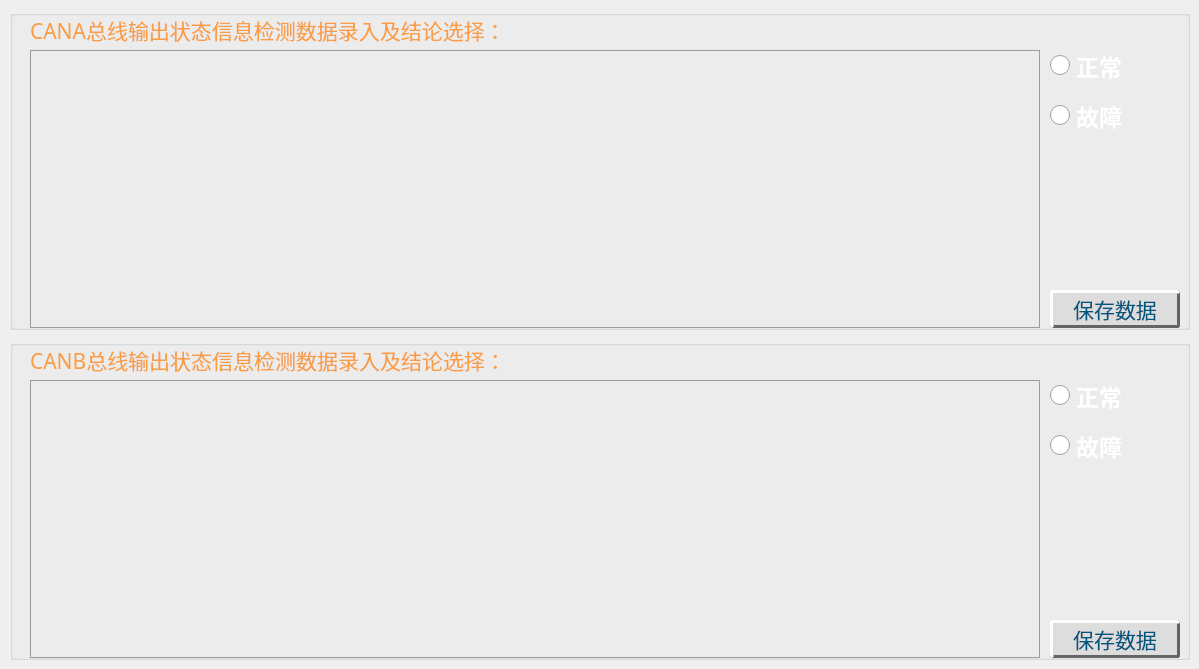
          <widget class="QWidget" name="pa_5">
           <widget class="QGroupBox" name="groupBox_13">
            <property name="geometry">
             <rect>
              <x>10</x>
              <y>340</y>
              <width>1180</width>
              <height>320</height>
             </rect>
            </property>
            <property name="styleSheet">
             <string notr="true"/>
            </property>
            <property name="title">
             <string/>
            </property>
            <widget class="QLabel" name="lab_12">
             <property name="geometry">
              <rect>
               <x>20</x>
               <y>5</y>
               <width>1010</width>
               <height>30</height>
              </rect>
             </property>
             <property name="minimumSize">
              <size>
               <width>0</width>
               <height>0</height>
              </size>
             </property>
             <property name="maximumSize">
              <size>
               <width>9999999</width>
               <height>16777215</height>
              </size>
             </property>
             <property name="font">
              <font>
               <family>华光标题宋_CNKI</family>
               <pointsize>16</pointsize>
               <weight>50</weight>
               <bold>false</bold>
              </font>
             </property>
             <property name="styleSheet">
              <string notr="true">color: rgb(250, 156, 68);</string>
             </property>
             <property name="text">
              <string>CANB总线输出状态信息检测数据录入及结论选择：</string>
             </property>
             <property name="alignment">
              <set>Qt::AlignLeading|Qt::AlignLeft|Qt::AlignVCenter</set>
             </property>
            </widget>
            <widget class="QTextEdit" name="text_12">
             <property name="enabled">
              <bool>true</bool>
             </property>
             <property name="geometry">
              <rect>
               <x>20</x>
               <y>40</y>
               <width>1010</width>
               <height>278</height>
              </rect>
             </property>
             <property name="font">
              <font>
               <family>微软雅黑</family>
               <pointsize>10</pointsize>
               <weight>75</weight>
               <bold>true</bold>
              </font>
             </property>
             <property name="focusPolicy">
              <enum>Qt::StrongFocus</enum>
             </property>
             <property name="styleSheet">
              <string notr="true">border-color: rgb(154, 154, 154);
background-color: rgba(255, 255, 255,0);
color: rgb(255, 255, 255);
border-style:solid;
border-width:1px;</string>
             </property>
             <property name="html">
              <string>&lt;!DOCTYPE HTML PUBLIC &quot;-//W3C//DTD HTML 4.0//EN&quot; &quot;http://www.w3.org/TR/REC-html40/strict.dtd&quot;&gt;
&lt;html&gt;&lt;head&gt;&lt;meta name=&quot;qrichtext&quot; content=&quot;1&quot; /&gt;&lt;style type=&quot;text/css&quot;&gt;
p, li { white-space: pre-wrap; }
&lt;/style&gt;&lt;/head&gt;&lt;body style=&quot; font-family:'微软雅黑'; font-size:10pt; font-weight:600; font-style:normal;&quot;&gt;
&lt;p style=&quot;-qt-paragraph-type:empty; margin-top:12px; margin-bottom:12px; margin-left:0px; margin-right:0px; -qt-block-indent:0; text-indent:0px; font-family:'新宋体'; font-size:14pt; font-weight:400;&quot;&gt;&lt;br /&gt;&lt;/p&gt;&lt;/body&gt;&lt;/html&gt;</string>
             </property>
            </widget>
            <widget class="QRadioButton" name="rad_23">
             <property name="geometry">
              <rect>
               <x>1040</x>
               <y>40</y>
               <width>182</width>
               <height>31</height>
              </rect>
             </property>
             <property name="font">
              <font>
               <family>黑体</family>
               <pointsize>17</pointsize>
               <weight>75</weight>
               <bold>true</bold>
              </font>
             </property>
             <property name="cursor">
              <cursorShape>PointingHandCursor</cursorShape>
             </property>
             <property name="styleSheet">
              <string notr="true">QRadioButton::indicator {
    width: 20px;
    height: 20px;
}
 
QRadioButton::indicator::unchecked {
image: url(:/res/account/unchecked.png);
}
 
QRadioButton::indicator:unchecked:hover {
image: url(:/res/account/unchecked.png);
}
 
QRadioButton::indicator:unchecked:pressed {
image: url(:/res/account/unchecked.png);
}
 
QRadioButton::indicator::checked {
image: url(:/res/account/checked.png);
}
 
QRadioButton::indicator:checked:hover {
image: url(:/res/account/checked.png);
}
 
QRadioButton::indicator:checked:pressed {
image: url(:/res/account/checked.png);
}
QRadioButton {
color: rgb(255, 255, 255);
}</string>
             </property>
             <property name="text">
              <string>正常</string>
             </property>
             <property name="iconSize">
              <size>
               <width>30</width>
               <height>16</height>
              </size>
             </property>
            </widget>
            <widget class="QRadioButton" name="rad_24">
             <property name="geometry">
              <rect>
               <x>1040</x>
               <y>90</y>
               <width>182</width>
               <height>31</height>
              </rect>
             </property>
             <property name="font">
              <font>
               <family>黑体</family>
               <pointsize>17</pointsize>
               <weight>75</weight>
               <bold>true</bold>
              </font>
             </property>
             <property name="cursor">
              <cursorShape>PointingHandCursor</cursorShape>
             </property>
             <property name="styleSheet">
              <string notr="true">QRadioButton::indicator {
    width: 20px;
    height: 20px;
}
 
QRadioButton::indicator::unchecked {
image: url(:/res/account/unchecked.png);
}
 
QRadioButton::indicator:unchecked:hover {
image: url(:/res/account/unchecked.png);
}
 
QRadioButton::indicator:unchecked:pressed {
image: url(:/res/account/unchecked.png);
}
 
QRadioButton::indicator::checked {
image: url(:/res/account/checked.png);
}
 
QRadioButton::indicator:checked:hover {
image: url(:/res/account/checked.png);
}
 
QRadioButton::indicator:checked:pressed {
image: url(:/res/account/checked.png);
}
QRadioButton {
color: rgb(255, 255, 255);
}
QRadioButton:checked {
color: rgb(255, 96, 48);
}</string>
             </property>
             <property name="text">
              <string>故障</string>
             </property>
             <property name="iconSize">
              <size>
               <width>30</width>
               <height>16</height>
              </size>
             </property>
            </widget>
            <widget class="QPushButton" name="btn_19">
             <property name="geometry">
              <rect>
               <x>1040</x>
               <y>280</y>
               <width>130</width>
               <height>38</height>
              </rect>
             </property>
             <property name="minimumSize">
              <size>
               <width>0</width>
               <height>0</height>
              </size>
             </property>
             <property name="maximumSize">
              <size>
               <width>300</width>
               <height>50</height>
              </size>
             </property>
             <property name="font">
              <font>
               <family>华光大标宋_CNKI</family>
               <pointsize>16</pointsize>
               <weight>50</weight>
               <bold>false</bold>
              </font>
             </property>
             <property name="styleSheet">
              <string notr="true">QPushButton{
color: rgb(0, 85, 127);
background:#DDDDDD; 
border-right:3px solid #646464; 
border-bottom:3px solid #646464;
border-left:3px solid #FFFFFF;
border-top:3px solid #FFFFFF; 
border-radius:3px;
}                

QPushButton:pressed{
background:#DDDDDD; 
border-right:2px solid #FFFFFF; 
border-bottom:2px solid #FFFFFF;
border-left:2px solid #646464;
border-top:2px solid #646464; 
border-radius:2px;
}

QPushButton:checked {
background:#bbbbbb; 
border-right:4px solid #FFFFFF; 
border-bottom:4px solid #FFFFFF;
border-left:4px solid #646464;
border-top:4px solid #646464; 
border-radius:4px;
}</string>
             </property>
             <property name="text">
              <string>保存数据</string>
             </property>
            </widget>
           </widget>
           <widget class="QGroupBox" name="groupBox_14">
            <property name="geometry">
             <rect>
              <x>10</x>
              <y>10</y>
              <width>1180</width>
              <height>320</height>
             </rect>
            </property>
            <property name="styleSheet">
             <string notr="true"/>
            </property>
            <property name="title">
             <string/>
            </property>
            <widget class="QLabel" name="lab_11">
             <property name="geometry">
              <rect>
               <x>20</x>
               <y>5</y>
               <width>1010</width>
               <height>30</height>
              </rect>
             </property>
             <property name="minimumSize">
              <size>
               <width>0</width>
               <height>0</height>
              </size>
             </property>
             <property name="maximumSize">
              <size>
               <width>9999999</width>
               <height>16777215</height>
              </size>
             </property>
             <property name="font">
              <font>
               <family>华光标题宋_CNKI</family>
               <pointsize>16</pointsize>
               <weight>50</weight>
               <bold>false</bold>
              </font>
             </property>
             <property name="styleSheet">
              <string notr="true">color: rgb(250, 156, 68);</string>
             </property>
             <property name="text">
              <string>CANA总线输出状态信息检测数据录入及结论选择：</string>
             </property>
             <property name="alignment">
              <set>Qt::AlignLeading|Qt::AlignLeft|Qt::AlignVCenter</set>
             </property>
            </widget>
            <widget class="QTextEdit" name="text_11">
             <property name="enabled">
              <bool>true</bool>
             </property>
             <property name="geometry">
              <rect>
               <x>20</x>
               <y>40</y>
               <width>1010</width>
               <height>278</height>
              </rect>
             </property>
             <property name="font">
              <font>
               <family>微软雅黑</family>
               <pointsize>10</pointsize>
               <weight>75</weight>
               <bold>true</bold>
              </font>
             </property>
             <property name="focusPolicy">
              <enum>Qt::StrongFocus</enum>
             </property>
             <property name="styleSheet">
              <string notr="true">border-color: rgb(154, 154, 154);
background-color: rgba(255, 255, 255,0);
color: rgb(255, 255, 255);
border-style:solid;
border-width:1px;</string>
             </property>
             <property name="html">
              <string>&lt;!DOCTYPE HTML PUBLIC &quot;-//W3C//DTD HTML 4.0//EN&quot; &quot;http://www.w3.org/TR/REC-html40/strict.dtd&quot;&gt;
&lt;html&gt;&lt;head&gt;&lt;meta name=&quot;qrichtext&quot; content=&quot;1&quot; /&gt;&lt;style type=&quot;text/css&quot;&gt;
p, li { white-space: pre-wrap; }
&lt;/style&gt;&lt;/head&gt;&lt;body style=&quot; font-family:'微软雅黑'; font-size:10pt; font-weight:600; font-style:normal;&quot;&gt;
&lt;p style=&quot;-qt-paragraph-type:empty; margin-top:12px; margin-bottom:12px; margin-left:0px; margin-right:0px; -qt-block-indent:0; text-indent:0px; font-family:'新宋体'; font-size:14pt; font-weight:400;&quot;&gt;&lt;br /&gt;&lt;/p&gt;&lt;/body&gt;&lt;/html&gt;</string>
             </property>
            </widget>
            <widget class="QRadioButton" name="rad_22">
             <property name="geometry">
              <rect>
               <x>1040</x>
               <y>90</y>
               <width>182</width>
               <height>31</height>
              </rect>
             </property>
             <property name="font">
              <font>
               <family>黑体</family>
               <pointsize>17</pointsize>
               <weight>75</weight>
               <bold>true</bold>
              </font>
             </property>
             <property name="cursor">
              <cursorShape>PointingHandCursor</cursorShape>
             </property>
             <property name="styleSheet">
              <string notr="true">QRadioButton::indicator {
    width: 20px;
    height: 20px;
}
 
QRadioButton::indicator::unchecked {
image: url(:/res/account/unchecked.png);
}
 
QRadioButton::indicator:unchecked:hover {
image: url(:/res/account/unchecked.png);
}
 
QRadioButton::indicator:unchecked:pressed {
image: url(:/res/account/unchecked.png);
}
 
QRadioButton::indicator::checked {
image: url(:/res/account/checked.png);
}
 
QRadioButton::indicator:checked:hover {
image: url(:/res/account/checked.png);
}
 
QRadioButton::indicator:checked:pressed {
image: url(:/res/account/checked.png);
}
QRadioButton {
color: rgb(255, 255, 255);
}
QRadioButton:checked {
color: rgb(255, 96, 48);
}</string>
             </property>
             <property name="text">
              <string>故障</string>
             </property>
             <property name="iconSize">
              <size>
               <width>30</width>
               <height>16</height>
              </size>
             </property>
            </widget>
            <widget class="QRadioButton" name="rad_21">
             <property name="geometry">
              <rect>
               <x>1040</x>
               <y>40</y>
               <width>182</width>
               <height>31</height>
              </rect>
             </property>
             <property name="font">
              <font>
               <family>黑体</family>
               <pointsize>17</pointsize>
               <weight>75</weight>
               <bold>true</bold>
              </font>
             </property>
             <property name="cursor">
              <cursorShape>PointingHandCursor</cursorShape>
             </property>
             <property name="styleSheet">
              <string notr="true">QRadioButton::indicator {
    width: 20px;
    height: 20px;
}
 
QRadioButton::indicator::unchecked {
image: url(:/res/account/unchecked.png);
}
 
QRadioButton::indicator:unchecked:hover {
image: url(:/res/account/unchecked.png);
}
 
QRadioButton::indicator:unchecked:pressed {
image: url(:/res/account/unchecked.png);
}
 
QRadioButton::indicator::checked {
image: url(:/res/account/checked.png);
}
 
QRadioButton::indicator:checked:hover {
image: url(:/res/account/checked.png);
}
 
QRadioButton::indicator:checked:pressed {
image: url(:/res/account/checked.png);
}
QRadioButton {
color: rgb(255, 255, 255);
}</string>
             </property>
             <property name="text">
              <string>正常</string>
             </property>
             <property name="iconSize">
              <size>
               <width>30</width>
               <height>16</height>
              </size>
             </property>
            </widget>
            <widget class="QPushButton" name="btn_18">
             <property name="geometry">
              <rect>
               <x>1040</x>
               <y>280</y>
               <width>130</width>
               <height>38</height>
              </rect>
             </property>
             <property name="minimumSize">
              <size>
               <width>0</width>
               <height>0</height>
              </size>
             </property>
             <property name="maximumSize">
              <size>
               <width>300</width>
               <height>50</height>
              </size>
             </property>
             <property name="font">
              <font>
               <family>华光大标宋_CNKI</family>
               <pointsize>16</pointsize>
               <weight>50</weight>
               <bold>false</bold>
              </font>
             </property>
             <property name="styleSheet">
              <string notr="true">QPushButton{
color: rgb(0, 85, 127);
background:#DDDDDD; 
border-right:3px solid #646464; 
border-bottom:3px solid #646464;
border-left:3px solid #FFFFFF;
border-top:3px solid #FFFFFF; 
border-radius:3px;
}                

QPushButton:pressed{
background:#DDDDDD; 
border-right:2px solid #FFFFFF; 
border-bottom:2px solid #FFFFFF;
border-left:2px solid #646464;
border-top:2px solid #646464; 
border-radius:2px;
}

QPushButton:checked {
background:#bbbbbb; 
border-right:4px solid #FFFFFF; 
border-bottom:4px solid #FFFFFF;
border-left:4px solid #646464;
border-top:4px solid #646464; 
border-radius:4px;
}</string>
             </property>
             <property name="text">
              <string>保存数据</string>
             </property>
            </widget>
           </widget>
          </widget>
